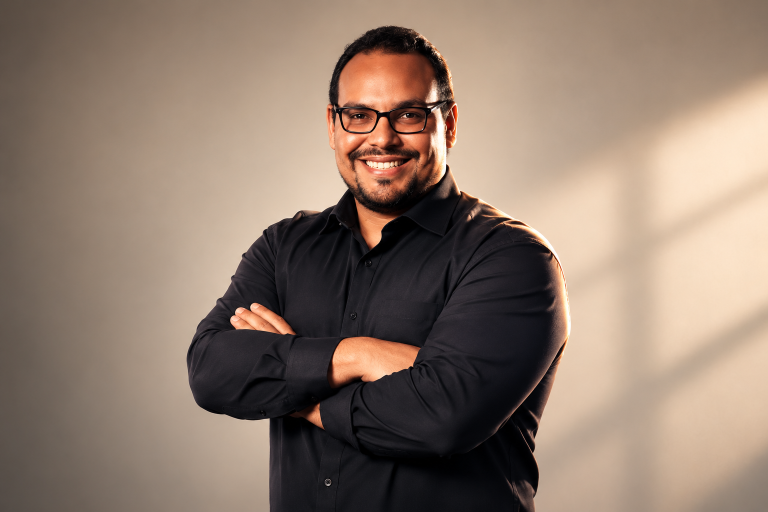
#> input picture assets/brand/founder-business-source.png, 1536 x 1024 px (shown at 1/2 size)
$ python make_founder.py
#> lines starting #> are read from the running program, lines starting #| are printed output that depends on the picture
#!/usr/bin/env python3
"""Genera assets/founder.jpg desde founder-business-source.png.

Encuadre cuadrado centrado en el sujeto + gradación a la paleta del sitio:
sombras hacia tinta (#111114) y luces hacia papel (#F6F4EF), saturación
levemente contenida. 920px = 2x del tamaño mostrado (460px) para retina.
"""
from PIL import Image, ImageEnhance
import os

HERE = os.path.dirname(os.path.abspath(__file__))
SRC = os.path.join(HERE, "founder-business-source.png")
OUT = os.path.join(HERE, "..", "founder.jpg")

INK = (17, 17, 20)
PAPER = (246, 244, 239)
SIZE = 920

im = Image.open(SRC).convert("RGB")
#> im is the input picture: PIL image 1536x1024 RGB; mean R, G, B 143, 123.2, 108.8
w, h = im.size  # 1536x1024, sujeto centrado en x~770
#> w = 1536; h = 1024
left = 770 - h // 2
#> left = 258
im = im.crop((left, 0, left + h, h)).resize((SIZE, SIZE), Image.LANCZOS)
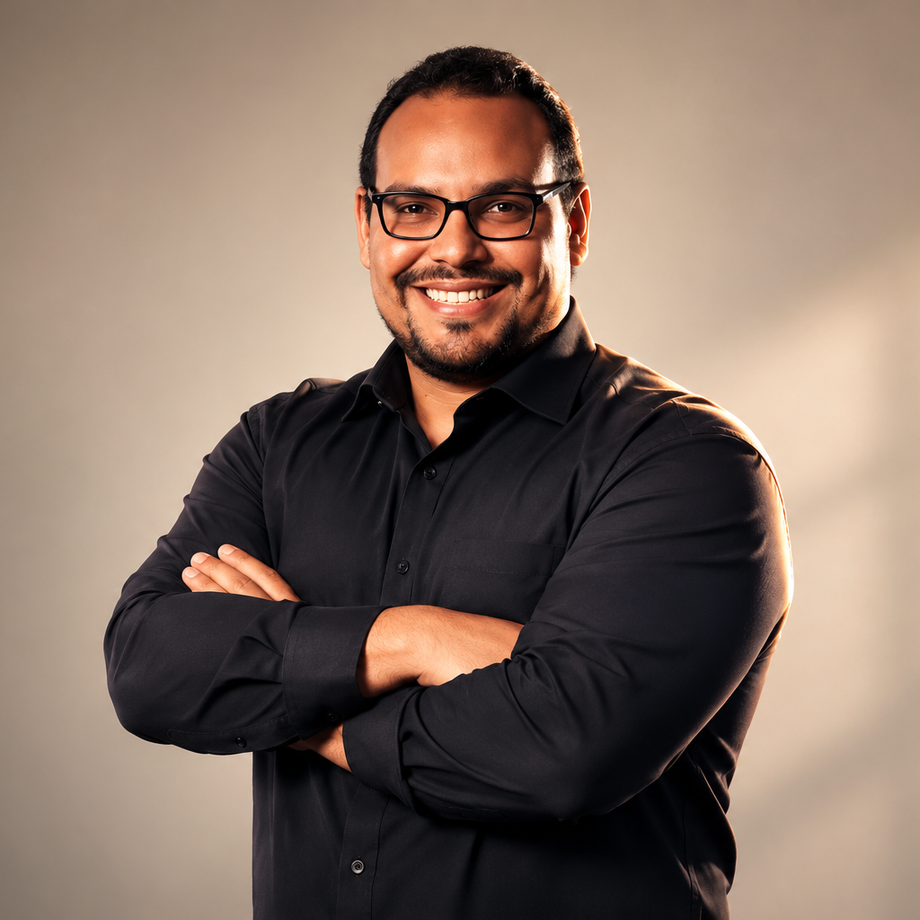
#> im: PIL image 920x920 RGB; mean R, G, B 131.8, 112.4, 99.8

im = ImageEnhance.Color(im).enhance(0.90)

gray = im.convert("L")
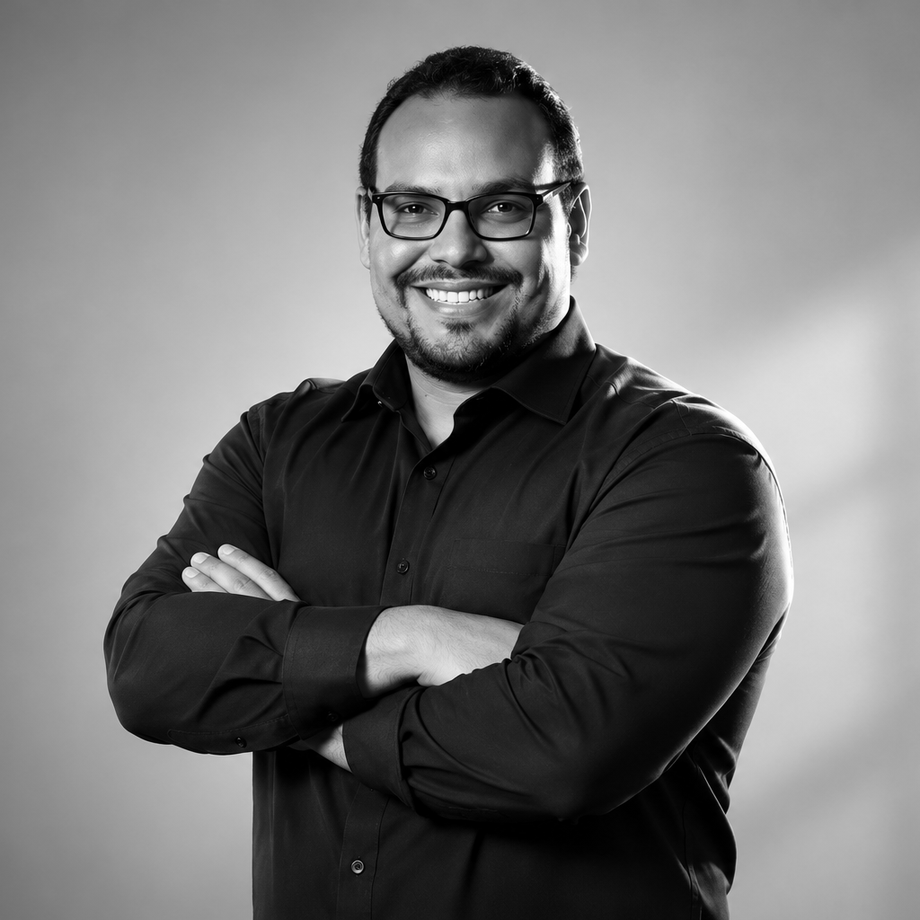
#> gray: PIL image 920x920 L; min 0, max 255, mean 116.4
hi_mask = gray.point(lambda v: 0 if v <= 150 else min(255, int((v - 150) / 105 * 140)))
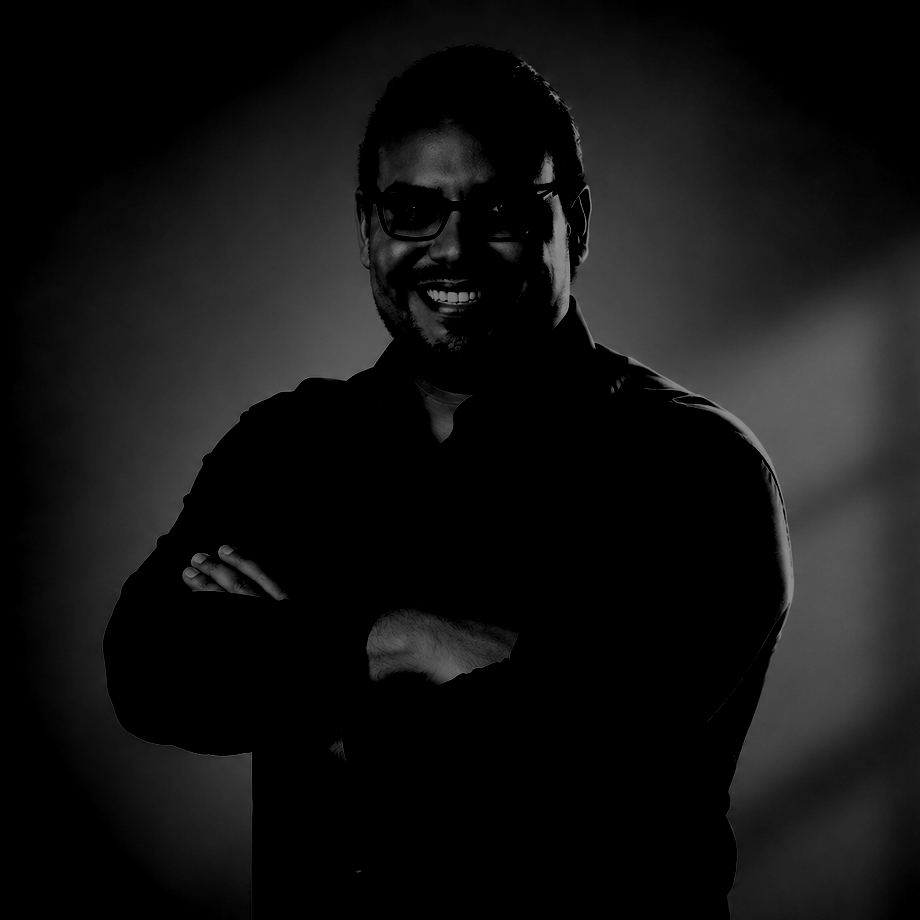
#> hi_mask: PIL image 920x920 L; min 0, max 140, mean 18.6
lo_mask = gray.point(lambda v: 0 if v >= 110 else min(255, int((110 - v) / 110 * 120)))
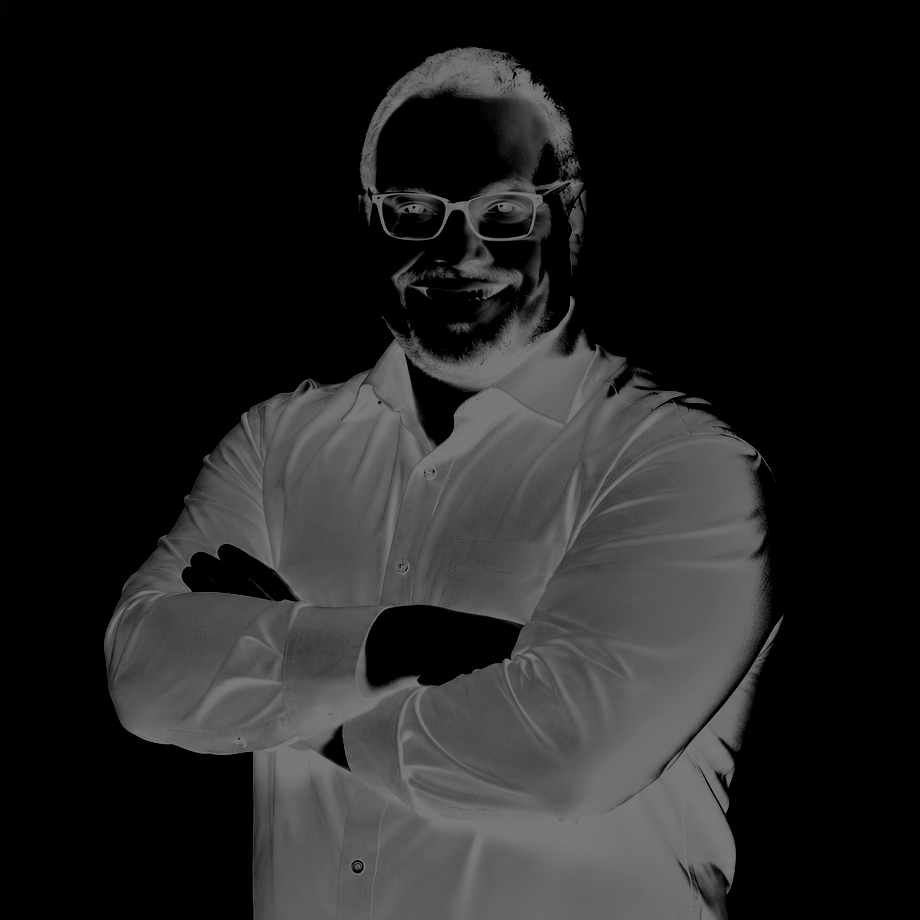
#> lo_mask: PIL image 920x920 L; min 0, max 120, mean 33.3
im = Image.composite(Image.new("RGB", im.size, PAPER), im, hi_mask)
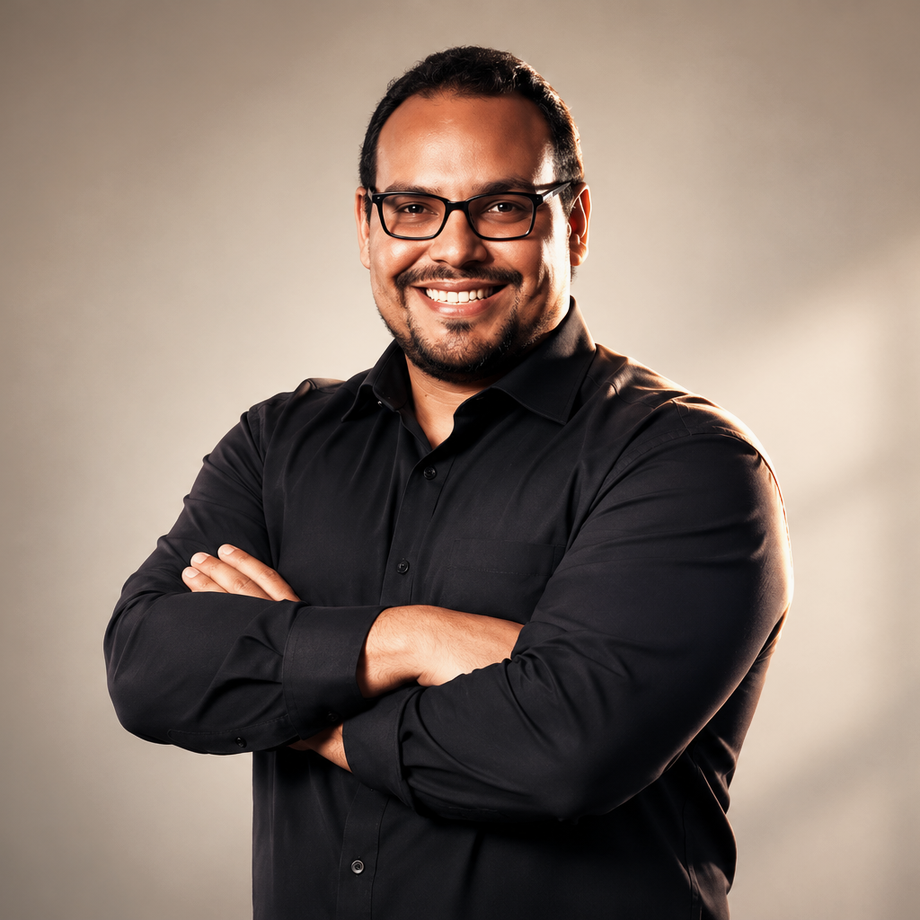
#> im: PIL image 920x920 RGB; mean R, G, B 132.4, 116.6, 106.3
im = Image.composite(Image.new("RGB", im.size, INK), im, lo_mask)
im = ImageEnhance.Contrast(im).enhance(1.03)

im.save(OUT, "JPEG", quality=84, optimize=True, progressive=True)
print(OUT, os.path.getsize(OUT), "bytes")
